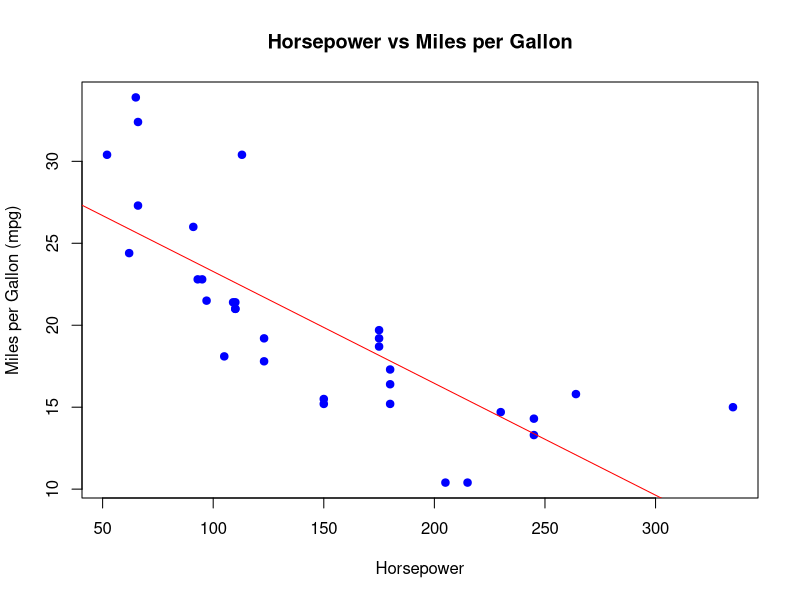
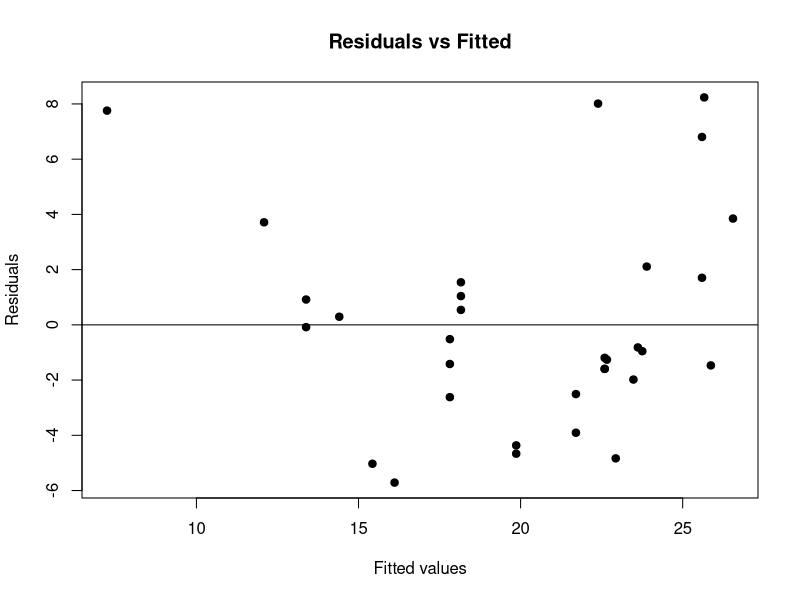

These charts were generated, in order, by the following R code:
# Load the mtcars dataset
data(mtcars)
# Scatterplot to visualize the relationship
plot(mtcars$hp, mtcars$mpg, main = "Horsepower vs Miles per Gallon",
     xlab = "Horsepower", ylab = "Miles per Gallon (mpg)",
     pch = 19, col = "blue")
abline(lm(mpg ~ hp, data = mtcars), col = "red") #Add regression line
#Build the linear regression model
model <- lm(mpg ~ hp, data = mtcars)
# Summary of the model
summary(model)
# Residuals
res <- resid(model)
# Residual vs Fitted Plot
plot(fitted(model), res, main = "Residuals vs Fitted",
     xlab = "Fitted values", ylab = "Residuals", pch = 19)
abline(0, 0)
# Predict mpg for a car with 150 horsepower
new_data <- data.frame(hp = 150)
predicted_mpg <- predict(model, newdata = new_data)
predicted_mpg
